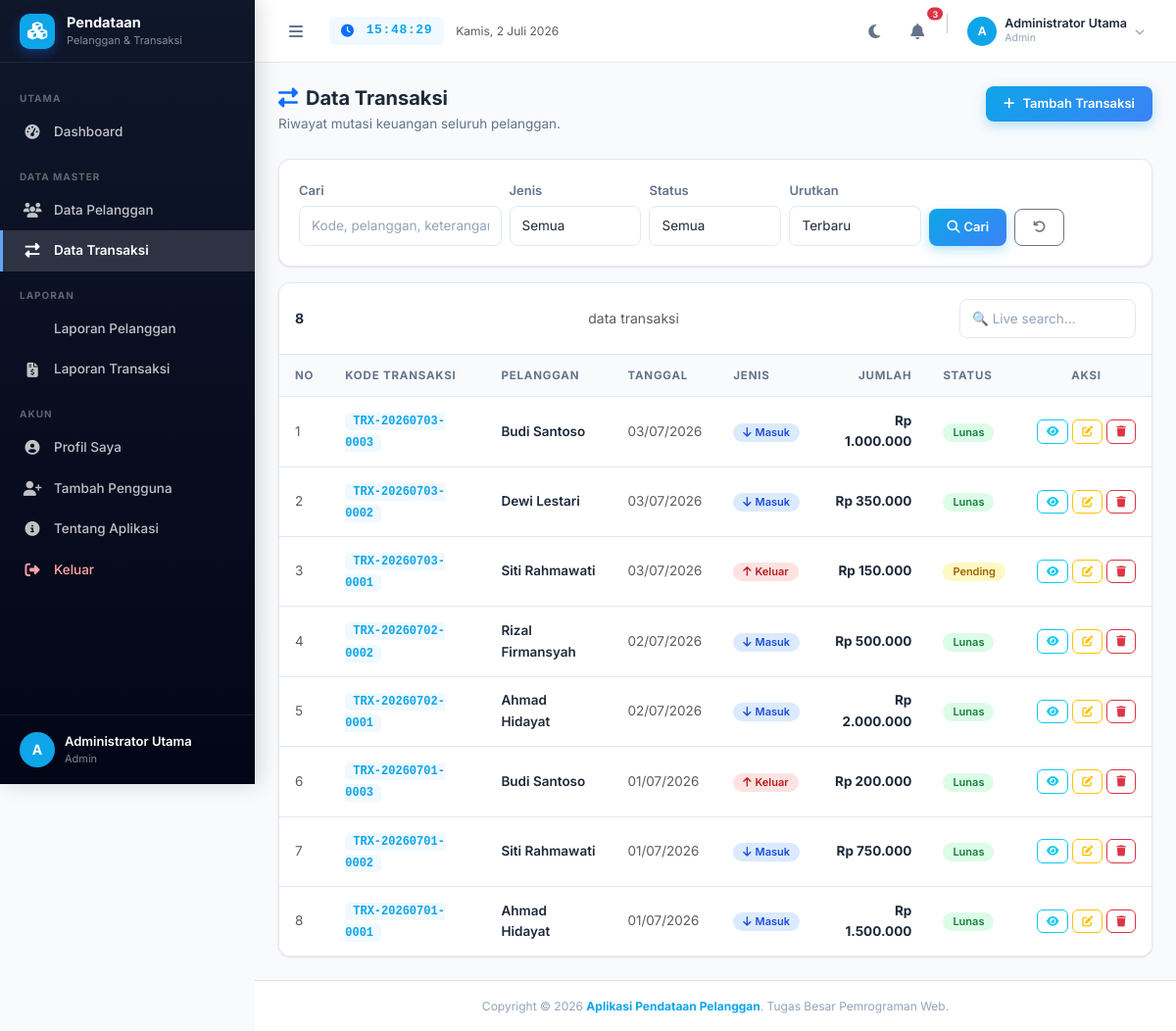
Page /transaksi/index.php (signed in) on the committed database.
### tables this page shows
CREATE TABLE IF NOT EXISTS `transaksi` (
  `id_transaksi`   INT(11)      NOT NULL AUTO_INCREMENT,
  `kode_transaksi` VARCHAR(20)  NOT NULL,
  `id_pelanggan`   INT(11)      NOT NULL,
  `tanggal`        DATE         NOT NULL,
  `jenis_transaksi` ENUM('Pemasukan','Pengeluaran') NOT NULL,
  `jumlah`         DECIMAL(15,2) NOT NULL DEFAULT 0.00,
  `keterangan`     TEXT         DEFAULT NULL,
  `status`         ENUM('Lunas','Pending','Dibatalkan') NOT NULL DEFAULT 'Lunas',
  `created_at`     TIMESTAMP    NOT NULL DEFAULT CURRENT_TIMESTAMP,
  PRIMARY KEY (`id_transaksi`),
  UNIQUE KEY `uk_kode_transaksi` (`kode_transaksi`),
  CONSTRAINT `fk_transaksi_pelanggan`
    FOREIGN KEY (`id_pelanggan`)
    REFERENCES `pelanggan` (`id_pelanggan`)
    ON DELETE CASCADE ON UPDATE CASCADE
);

CREATE TABLE IF NOT EXISTS `pelanggan` (
  `id_pelanggan`   INT(11)      NOT NULL AUTO_INCREMENT,
  `kode_pelanggan` VARCHAR(20)  NOT NULL,
  `nama`           VARCHAR(100) NOT NULL,
  `alamat`         TEXT         NOT NULL,
  `telepon`        VARCHAR(20)  NOT NULL,
  `email`          VARCHAR(100) NOT NULL DEFAULT '',
  `jenis_kelamin`  ENUM('L','P') NOT NULL,
  `tanggal_daftar` DATE         NOT NULL,
  `status`         ENUM('Aktif','Nonaktif') NOT NULL DEFAULT 'Aktif',
  `created_at`     TIMESTAMP    NOT NULL DEFAULT CURRENT_TIMESTAMP,
  PRIMARY KEY (`id_pelanggan`),
  UNIQUE KEY `uk_kode_pelanggan` (`kode_pelanggan`)
);

### config/koneksi.php (called while the page is built, shortened)
<?php
function e(string $str): string {
    return htmlspecialchars($str, ENT_QUOTES | ENT_HTML5, 'UTF-8');
}
function rupiah(float $angka): string {
    return 'Rp ' . number_format($angka, 0, ',', '.');
}

### transaksi/index.php (the view, shortened to what this page needs)
<?php
require_once '../config/koneksi.php';
require_once '../includes/header.php';
$search  = trim($_GET['search']  ?? '');
$sort    = in_array($_GET['sort'] ?? '', ['kode_transaksi','tanggal','jenis_transaksi','jumlah','status'])
           ? $_GET['sort'] : 'id_transaksi';
$order   = ($_GET['order'] ?? 'DESC') === 'ASC' ? 'ASC' : 'DESC';
$per_page = 10;
$page    = max(1, (int)($_GET['page'] ?? 1));
$offset  = ($page - 1) * $per_page;
$params  = [];
$types   = '';
$where   = [];
$where_sql = $where ? 'WHERE ' . implode(' AND ', $where) : '';
$sql_count = "SELECT COUNT(*) c FROM transaksi t JOIN pelanggan p ON t.id_pelanggan=p.id_pelanggan $where_sql";
$stmt_c = mysqli_prepare($koneksi, $sql_count);
mysqli_stmt_execute($stmt_c);
$total_rows = (int)(mysqli_fetch_assoc(mysqli_stmt_get_result($stmt_c))['c'] ?? 0);
$sql_data = "SELECT t.*, p.nama AS nama_pelanggan FROM transaksi t
             JOIN pelanggan p ON t.id_pelanggan=p.id_pelanggan
             $where_sql ORDER BY t.$sort $order LIMIT ? OFFSET ?";
$stmt = mysqli_prepare($koneksi, $sql_data);
$pd = array_merge($params, [$per_page, $offset]);
$td = $types . 'ii';
mysqli_stmt_bind_param($stmt, $td, ...$pd);
mysqli_stmt_execute($stmt);
$result = mysqli_stmt_get_result($stmt);
?>
<div class="d-flex" id="app-layout">
<?php require_once '../includes/sidebar.php'; ?>
    <div id="main-wrapper">
        <?php require_once '../includes/navbar.php'; ?>
        <main>
        <div class="content-wrapper">
            <div class="page-header d-flex flex-column flex-sm-row justify-content-between align-items-start gap-3">
                <div>
                    <h4 class="mb-1"><i class="fas fa-exchange-alt text-primary me-2"></i>Data Transaksi</h4>
                    <p class="mb-0">Riwayat mutasi keuangan seluruh pelanggan.</p>
                </div>
                <a href="tambah.php" class="btn btn-primary">
                    <i class="fas fa-plus me-2"></i>Tambah Transaksi
                </a>
            </div>
            <div class="card mb-3">
                <div class="card-body">
                    <form method="GET" action="index.php" class="row g-2 align-items-end">
                        <div class="col-12 col-sm-4 col-md-3">
                            <label class="form-label">Cari</label>
                            <input type="text" name="search" class="form-control"
                                   placeholder="Kode, pelanggan, keterangan…"
                                   value="<?= e($search); ?>">
                        </div>
                        <div class="col-6 col-sm-3 col-md-2">
                            <label class="form-label">Jenis</label>
                            <select name="jenis" class="form-select" onchange="this.form.submit()">
                                <option value="">Semua</option>
                            </select>
                        </div>
                        <div class="col-6 col-sm-3 col-md-2">
                            <label class="form-label">Status</label>
                            <select name="status" class="form-select" onchange="this.form.submit()">
                                <option value="">Semua</option>
                            </select>
                        </div>
                        <div class="col-6 col-sm-3 col-md-2">
                            <label class="form-label">Urutkan</label>
                            <select name="sort" class="form-select" onchange="this.form.submit()">
                                <option value="id_transaksi"   <?= $sort==='id_transaksi'   ?'selected':''; ?>>Terbaru</option>
                            </select>
                        </div>
                        <div class="col-6 col-sm-auto d-flex gap-2">
                            <button type="submit" class="btn btn-primary"><i class="fas fa-search me-1"></i>Cari</button>
                            <a href="index.php" class="btn btn-outline-secondary" title="Reset"><i class="fas fa-undo"></i></a>
                        </div>
                    </form>
                </div>
            </div>
            <div class="table-wrapper">
                <div class="p-3 border-bottom d-flex justify-content-between align-items-center flex-wrap gap-2">
                    <strong><?= number_format($total_rows); ?></strong><span class="text-muted ms-1">data transaksi</span>
                    <input type="text" id="table-search" class="form-control form-control-sm"
                           placeholder="🔍 Live search…" style="width:180px;">
                </div>
                <div class="table-responsive">
                    <table class="table table-hover searchable-table" id="main-table">
                        <thead>
                            <tr>
                                <th>No</th>
                                <th>Kode Transaksi</th>
                                <th>Pelanggan</th>
                                <th class="d-none d-md-table-cell">Tanggal</th>
                                <th>Jenis</th>
                                <th class="text-end">Jumlah</th>
                                <th class="d-none d-sm-table-cell">Status</th>
                                <th class="text-center">Aksi</th>
                            </tr>
                        </thead>
                        <tbody>
                        <?php
                        if (mysqli_num_rows($result) > 0):
                            $no = $offset + 1;
                            while ($row = mysqli_fetch_assoc($result)):
                        ?>
                            <tr>
                                <td class="text-muted"><?= $no++; ?></td>
                                <td><span class="code-badge"><?= e($row['kode_transaksi']); ?></span></td>
                                <td class="fw-semibold"><?= e($row['nama_pelanggan']); ?></td>
                                <td class="d-none d-md-table-cell text-muted"><?= date('d/m/Y', strtotime($row['tanggal'])); ?></td>
                                <td>
                                    <?php if ($row['jenis_transaksi'] === 'Pemasukan'): ?>
                                        <span class="badge badge-masuk"><i class="fas fa-arrow-down me-1"></i>Masuk</span>
                                    <?php else: ?>
                                        <span class="badge badge-keluar"><i class="fas fa-arrow-up me-1"></i>Keluar</span>
                                    <?php endif; ?>
                                </td>
                                <td class="text-end fw-bold"><?= rupiah($row['jumlah']); ?></td>
                                <td class="d-none d-sm-table-cell">
                                    <?php $cls = match($row['status']) {'Lunas'=>'badge-lunas','Pending'=>'badge-pending',default=>'badge-batal'}; ?>
                                    <span class="badge <?= $cls; ?>"><?= e($row['status']); ?></span>
                                </td>
                                <td class="text-center">
                                    <div class="d-flex gap-1 justify-content-center">
                                        <a href="detail.php?id=<?= $row['id_transaksi']; ?>" class="btn btn-xs btn-outline-info" title="Detail"><i class="fas fa-eye"></i></a>
                                        <a href="edit.php?id=<?= $row['id_transaksi']; ?>" class="btn btn-xs btn-outline-warning" title="Edit"><i class="fas fa-edit"></i></a>
                                        <?php if ($_SESSION['role'] === 'Admin'): ?>
                                        <button type="button" class="btn btn-xs btn-outline-danger"
                                                onclick="confirmDelete('hapus.php?id=<?= $row['id_transaksi']; ?>', 'Transaksi <?= e(addslashes($row['kode_transaksi'])); ?>')">
                                            <i class="fas fa-trash"></i>
                                        </button>
                                        <?php else: ?>
                                        <button class="btn btn-xs btn-outline-secondary" disabled title="Hanya Admin"><i class="fas fa-lock"></i></button>
                                        <?php endif; ?>
                                    </div>
                                </td>
                            </tr>
                        <?php endwhile;
                        else: ?>
                            <tr><td colspan="8" class="text-center py-5 text-muted">
                                <i class="fas fa-folder-open fa-3x mb-2 d-block opacity-25"></i>Tidak ada data transaksi.
                            </td></tr>
                        <?php endif; ?>
                        </tbody>
                    </table>
                </div>
            </div>
        </div>
        </main>
    </div>
</div>
<?php
require_once '../includes/footer.php';
?>

### rows in the picture
transaksi: kode_transaksi "TRX-20260703-0003", id_pelanggan.nama "Budi Santoso", tanggal "03/07/2026", jenis_transaksi "Pemasukan" (drawn), jumlah "Rp 1.000.000", status "Lunas"
transaksi: kode_transaksi "TRX-20260703-0002", id_pelanggan.nama "Dewi Lestari", tanggal "03/07/2026", jenis_transaksi "Pemasukan" (drawn), jumlah "Rp 350.000", status "Lunas"
transaksi: kode_transaksi "TRX-20260703-0001", id_pelanggan.nama "Siti Rahmawati", tanggal "03/07/2026", jenis_transaksi "Pengeluaran" (drawn), jumlah "Rp 150.000", status "Pending"
transaksi: kode_transaksi "TRX-20260702-0002", id_pelanggan.nama "Rizal Firmansyah", tanggal "02/07/2026", jenis_transaksi "Pemasukan" (drawn), jumlah "Rp 500.000", status "Lunas"
transaksi: kode_transaksi "TRX-20260702-0001", id_pelanggan.nama "Ahmad Hidayat", tanggal "02/07/2026", jenis_transaksi "Pemasukan" (drawn), jumlah "Rp 2.000.000", status "Lunas"
transaksi: kode_transaksi "TRX-20260701-0003", id_pelanggan.nama "Budi Santoso", tanggal "01/07/2026", jenis_transaksi "Pengeluaran" (drawn), jumlah "Rp 200.000", status "Lunas"
transaksi: kode_transaksi "TRX-20260701-0002", id_pelanggan.nama "Siti Rahmawati", tanggal "01/07/2026", jenis_transaksi "Pemasukan" (drawn), jumlah "Rp 750.000", status "Lunas"
transaksi: kode_transaksi "TRX-20260701-0001", id_pelanggan.nama "Ahmad Hidayat", tanggal "01/07/2026", jenis_transaksi "Pemasukan" (drawn), jumlah "Rp 1.500.000", status "Lunas"

### other values in the picture
$inisial "A"
$nama_user "Administrator Utama"
$role_user "Admin"
mb_substr($_SESSION['nama'] ?? 'U', 0, 1) "A"
$_SESSION['nama'] "Administrator Utama"
$_SESSION['role'] "Admin"
$total_rows "8"
